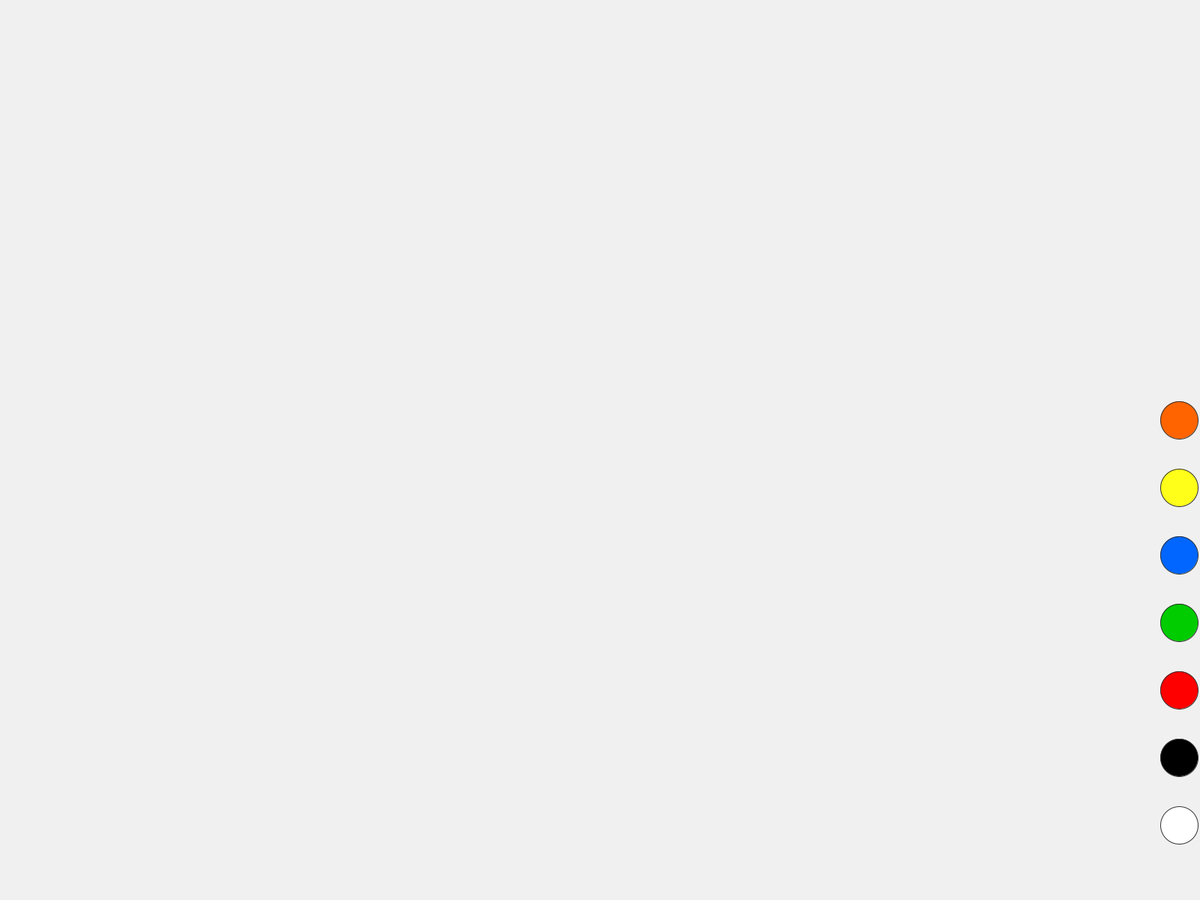
Frame 1 (no input)
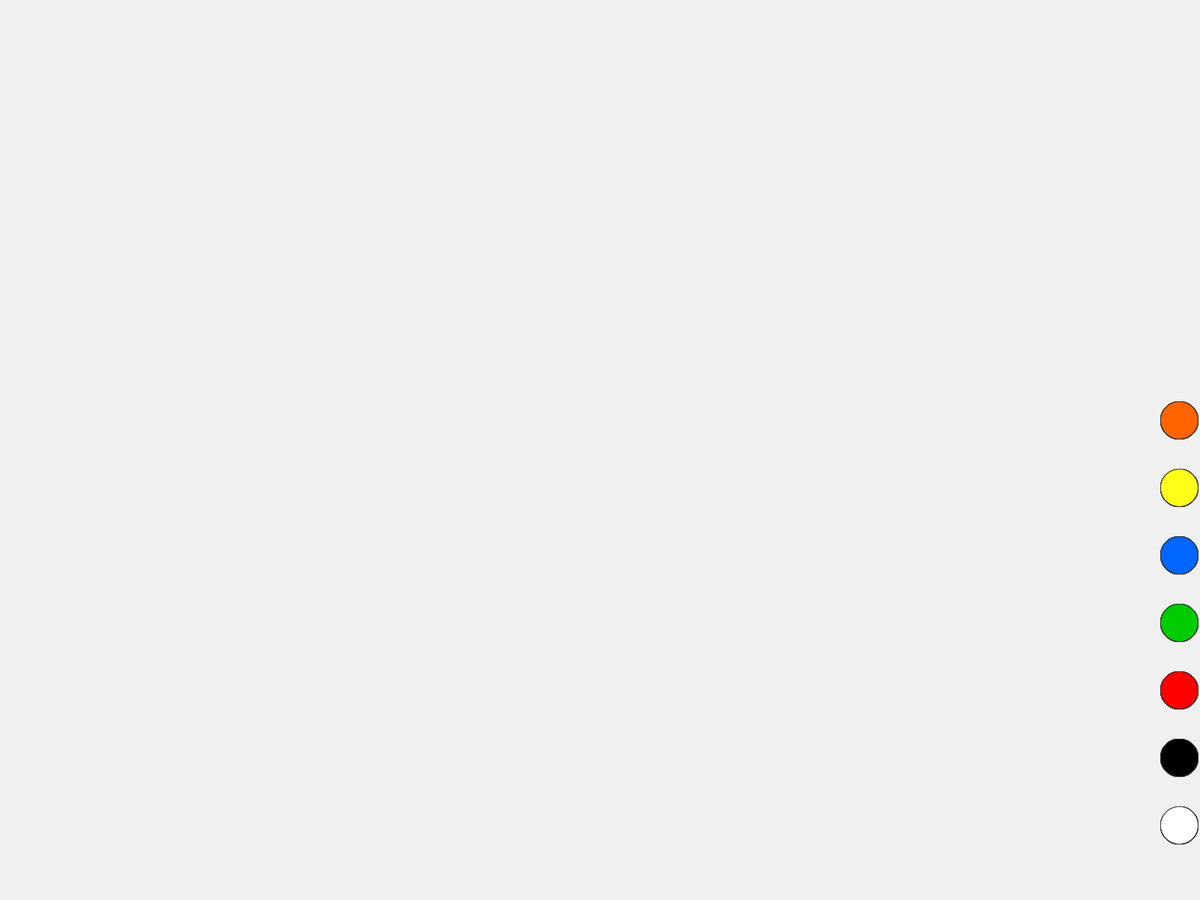
Frame 60 (the mouse pressed at the canvas centre just before this capture)
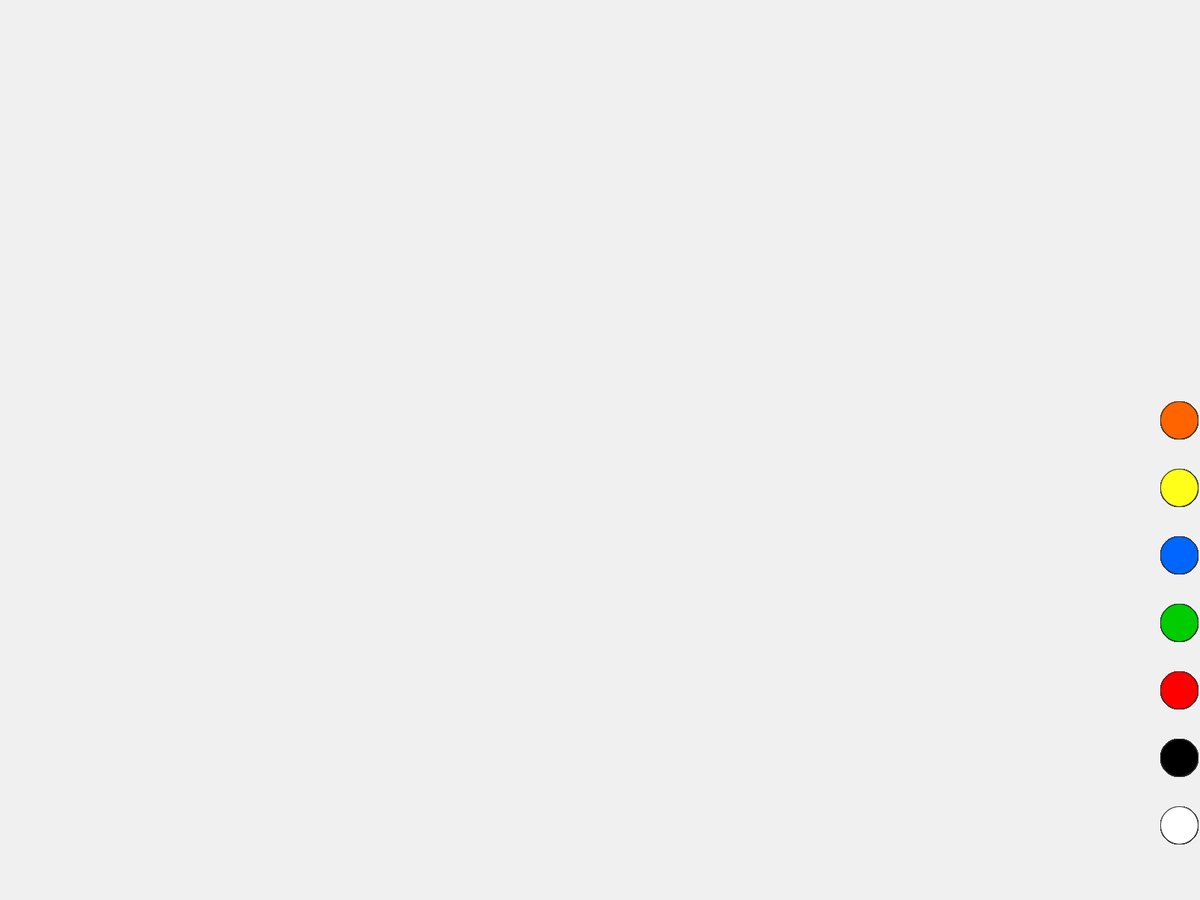
Frame 120 (the mouse held since frame 60 and released just before this capture)

The Processing sketch that drew these frames (run headless with seeded random() and noise(); from frame 60 on, the mouse is pressed at the canvas centre):

// Processing sketch: programa_dibujo
// ── programa_dibujo.pde
float x;
float y;
float r = 5;
float radio = 50;
boolean e2;


boolean blanco = false;
boolean negro = false;
boolean rojo = false;
boolean verde = false;
boolean azul = false;
boolean amarillo = false;
boolean naranja = false;


void setup() {
  background(240, 240, 240);
  fullScreen();
  fill(240, 240, 240);
}


void draw() {
  noStroke();
  if ( e2 == true) {
    fill(240, 240, 240);
    ellipse(mouseX, mouseY, r, r);
  }

  stroke(50);
  fill(255);
  ellipse(width - radio/1.8, height - 100, radio, radio);

  fill(0);
  ellipse(width - radio/1.8, height - 190, radio, radio);

  fill(255, 0, 0);
  ellipse(width - radio/1.8, height - 280, radio, radio);

  fill(0, 204, 0);
  ellipse(width - radio/1.8, height - 370, radio, radio);

  fill(0, 102, 255);
  ellipse(width - radio/1.8, height - 460, radio, radio);

  fill(255, 255, 26);
  ellipse(width - radio/1.8, height - 550, radio, radio);

  fill (255, 100, 0);
  ellipse(width - radio/1.8, height - 640, radio, radio);

  noStroke();

  //colores
  if (blanco == true) {
    fill (255);
  }
  if (negro == true) {
    fill (0);
  }
  if (rojo == true) {
    fill (255, 0, 0);
  }
  if (verde == true) {
    fill (0, 204, 0);
  }
  if (azul == true) {
    fill (0, 102, 255);
  }
  if (amarillo == true) {
    fill (255, 255, 26);
  }
  if (naranja == true) {
    fill (255, 100, 0);
  }
}

void mouseMoved() {
  noFill();
  //herramienta dibujo
  ellipse(mouseX, mouseY, r, r);
}
void mouseDragged() {
  ellipse(mouseX, mouseY, r, r);
}
void keyPressed() {

  if ( key == '1') {
    blanco = true;
  } 
  if ( key == '2') {
    negro = true;
  } 
  if ( key == '3') {
    rojo = true;
  } 
  if ( key == '4') {
    verde = true;
  } 
  if ( key == '5') {
    azul = true;
  } 
  if ( key == '6') {
    amarillo = true;
  } 
  if ( key == '7') {
    naranja = true;
  }
  if ( key == 'b') {
    e2 = true;
  }
  if (key =='r') {
    background(240, 240, 240);
    r = 5;
  }
  if (key =='+'){
    r = r+2;
  }
  if (key =='-'){
    r = r-2;
  }
}

void keyReleased() {

  if ( key == '2' || key == '3' || key == '4' || key == '5' || key == '6' || key == '7' || key == 'b') {
    blanco = false;
  } 
  if ( key == '1' || key == '3' || key == '4' || key == '5' || key == '6' || key == '7' || key == 'b') {
    negro = false;
  } 
  if (  key == '1' || key == '2' || key == '4' || key == '5' || key == '6' || key == '7' || key == 'b') {
    rojo = false;
  } 
  if ( key == '1' || key == '2' || key == '3' || key == '5' || key == '6' || key == '7' || key == 'b') {
    verde = false;
  } 
  if (  key == '1' || key == '2' || key == '3' || key == '4' || key == '6' || key == '7' || key == 'b') {
    azul = false;
  } 
  if (  key == '1' || key == '2' || key == '3' || key == '4' || key == '5' || key == '7' || key == 'b') {
    amarillo = false;
  } 
  if ( key == '1' || key == '2' || key == '3' || key == '4' || key == '5' || key == '6' || key == 'b') {
    naranja = false;
  }
  if (  key == '1' || key == '2' || key == '3' || key == '4' || key == '5' || key == '6' || key == '7') {
    e2 = false;
  }
}

void tonos() {
}
